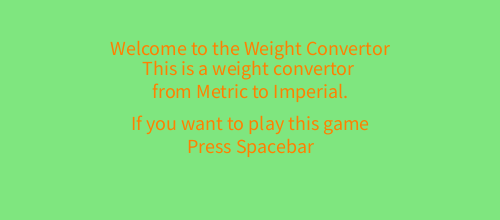
Frame 1 (no input)
Frame 60 (the mouse pressed at the canvas centre just before this capture): identical to frame 1, image omitted
Frame 120 (the mouse held since frame 60 and released just before this capture): identical to frame 1, image omitted

The Processing sketch that drew this single still picture (run headless with seeded random() and noise(); from frame 60 on, the mouse is pressed at the canvas centre):

// Processing sketch: Metric_To_Imperial_Weight_Convertor
// ── Metric_To_Imperial_Weight_Convertor.pde
// Liam Scott | Oct 6 2022 | Metric to Imperial Weight Convertor (Pounds to Kilograms) (Use Mouse)

boolean play;

void setup() {
  size(500, 220);
}

void draw() {
  background(127, 180, 127);
  line(0, 100, width, 100);
  ellipse(mouseX, 100, 10, 10);
  fill(255, 127, 0);
  textAlign(CENTER);
  text("Value: " + mouseX, mouseX, 85);
  text("Metric To Imperial: " + metToImp(mouseX), width/2, 50);
  text("Imperial To Metric: " + impToMet(mouseX), width/2, 150);
  for (int i=0; i<width; i+=25) {
    line(i, 95, i, 105);
    fill(0);
    textSize(20);
    text(60, i, width+5+i);

    // startscreen
    if (!play) {
      startScreen();
    }
  }
}

float metToImp(float val) {
  val = (val*2.205);
  return val;
}

float impToMet(float val) {
  val = (val/2.205);
  return val;
}

void startScreen() {
  background(127, 230, 127);
  textAlign(CENTER);
  textSize(20);
  fill(255, 127, 0);
  text("Welcome to the Weight Convertor", width/2, height/2-55);
  text("This is a weight convertor \nfrom Metric to Imperial.", width/2, height/2-35);
  text("If you want to play this game\nPress Spacebar", width/2, height/2+20);
}

void keyPressed() {
  if (keyCode == ' ') {
    play = true;
  }
}
